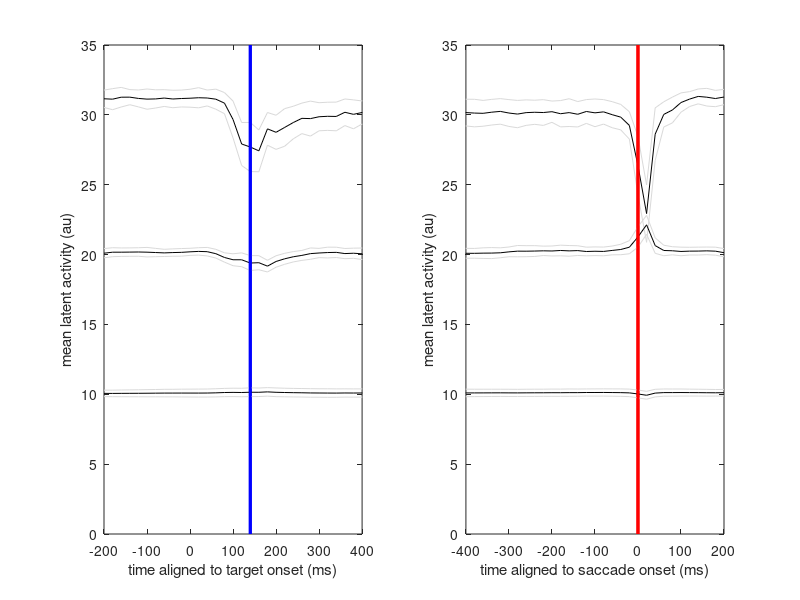
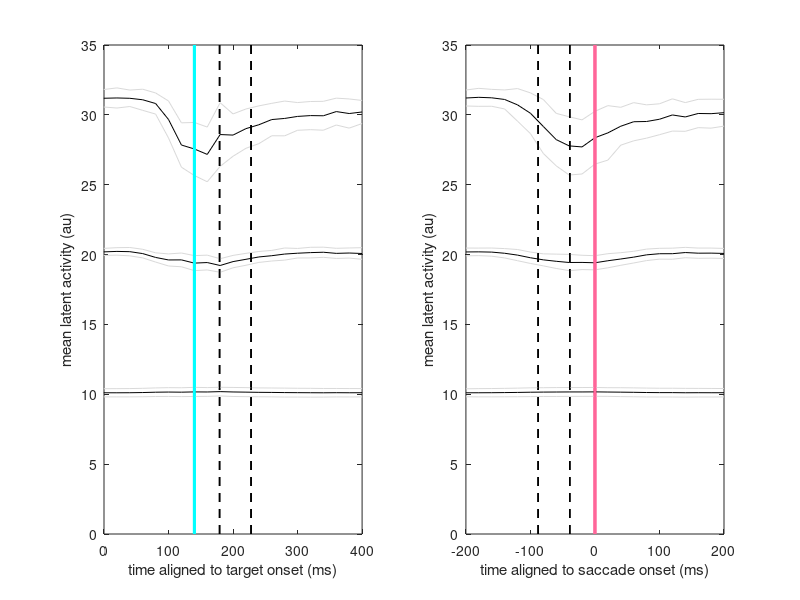

MATLAB code for these plots, in order:
%% generate Fig 2a - left panel

clear all

load('data_2a.mat')

dt = 20;
targplotvec = -200:dt:600;
saccplotvec = -600:dt:200;

figure

offset = 10;
dim = 1:3;
for d = dim
    offdim = flip(dim);
    totaloffset = offset*offdim(d);

    subplot(1,2,1);
    plot(targplotvec, avglatTarg(d,:)+totaloffset, 'k');
    hold on
    plot(targplotvec, (avglatTarg(d,:)-stdlatTarg(d,:))+totaloffset, 'Color',[0.85 0.85 0.85]);
    hold on
    plot(targplotvec, (avglatTarg(d,:)+stdlatTarg(d,:))+totaloffset, 'Color',[0.85 0.85 0.85]);
    line([140,140],[0,35],'Color','b','LineWidth',2)
    xlabel('time aligned to target onset (ms)')
    ylabel('mean latent activity (au)')
    xlim([targplotvec(1) 400])

    subplot(1,2,2);
    plot(saccplotvec, avglatSacc(d,:)+totaloffset, 'k');
    hold on
    plot(saccplotvec, (avglatSacc(d,:)-stdlatSacc(d,:))+totaloffset, 'Color',[0.85 0.85 0.85]);
    hold on
    plot(saccplotvec, (avglatSacc(d,:)+stdlatSacc(d,:))+totaloffset, 'Color',[0.85 0.85 0.85]);
    line([0,0],[0,35],'Color','r','LineWidth',2)
    xlabel('time aligned to saccade onset (ms)')
    ylabel('mean latent activity (au)')
    xlim([-400 saccplotvec(end)])
end


%% generate Fig 2a - right panel

clear all

load('data_2a_pt2.mat')

dt = 20;
wholetargtimevec = -200:600;
wholesacctimevec = -600:200;
targplotvec = -200:dt:400;
saccplotvec = -200:dt:200;


offset = 10;
figure
dim = 1:3;

for d = dim
    offdim = flip(dim);
    totaloffset = offset*offdim(d);

    subplot(1,2,1);
    plot(targplotvec, avglatTarg(d,:)+totaloffset, 'k');
    hold on
    plot(targplotvec, (avglatTarg(d,:)-stdlatTarg(d,:))+totaloffset, 'Color',[0.85 0.85 0.85]);
    hold on
    plot(targplotvec, (avglatTarg(d,:)+stdlatTarg(d,:))+totaloffset, 'Color',[0.85 0.85 0.85]);
    line([140,140],[0,35],'Color',[0 1 1],'LineWidth',2)
    xlabel('time aligned to target onset (ms)')
    ylabel('mean latent activity (au)')
    xlim([targplotvec(1)+200 targplotvec(end)])
    stdU = 179.087524231197;
    stdD = 227.987947466917;
    line([stdU,stdU],[0,35],'Color','k','LineStyle','--','LineWidth',1)
    hold on
    line([stdD,stdD],[0,35],'Color','k','LineStyle','--','LineWidth',1)

    subplot(1,2,2);
    plot(saccplotvec, avglatSacc(d,:)+totaloffset, 'k');
    hold on
    plot(saccplotvec, (avglatSacc(d,:)-stdlatSacc(d,:))+totaloffset, 'Color',[0.85 0.85 0.85]);
    hold on
    plot(saccplotvec, (avglatSacc(d,:)+stdlatSacc(d,:))+totaloffset, 'Color',[0.85 0.85 0.85]);
    line([0,0],[0,35],'Color',[1 0.4 0.6],'LineWidth',2)
    xlabel('time aligned to saccade onset (ms)')
    ylabel('mean latent activity (au)')
    xlim([saccplotvec(1) saccplotvec(end)])
    stdU = -39.0875242311967;
    stdD = -87.987947466916500;
    line([stdU,stdU],[0,35],'Color','k','LineStyle','--','LineWidth',1)
    hold on
    line([stdD,stdD],[0,35],'Color','k','LineStyle','--','LineWidth',1)

end